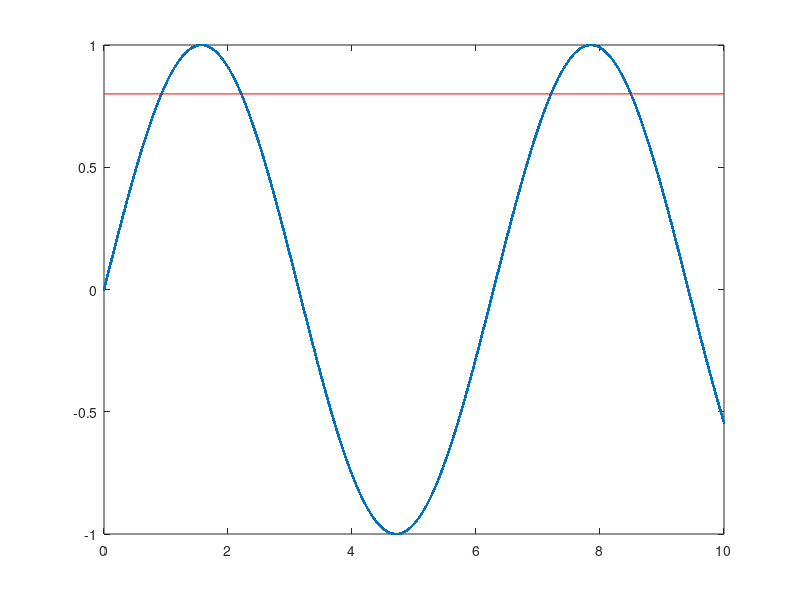

Recreate this plot in MATLAB.
%Based on the equation, what percent of y-values are greater than 0.8 for
%x=0 to 10 ?
%y=sin(x)
clc,clearvars, close all
%parameters
max_x=10;
x=linspace(0,max_x,100000);
y=sin(x);
y_check=0.8;

%actions
plot(x,y,'.'), hold on, plot([0,max_x], [y_check y_check],'-r')

y_greater = y>y_check;
final_percent = sum(y_greater) / length(y) * 100;